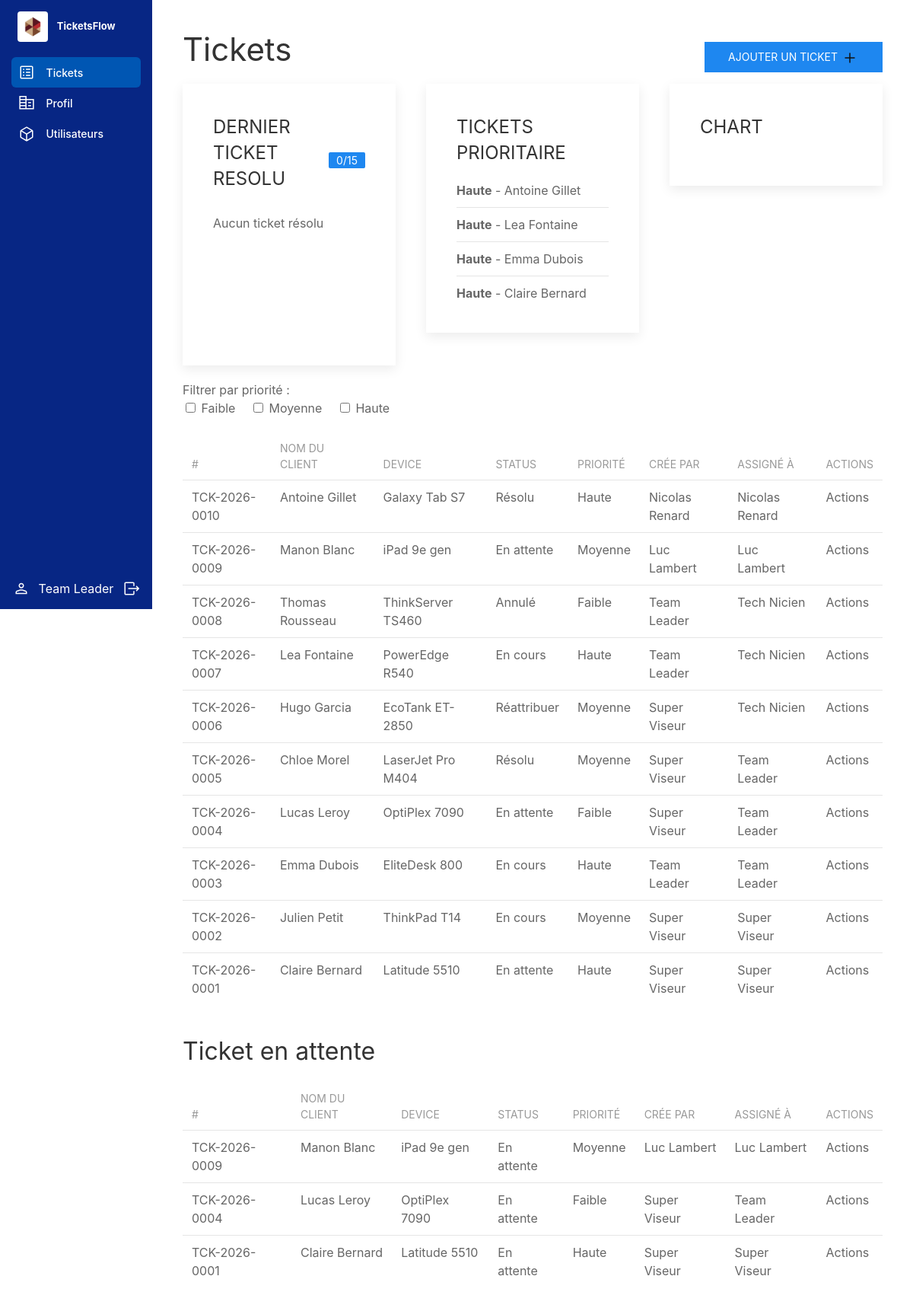
/views/index.php (signed in), run on the app's committed database.
### tables this page shows
create table if not exists tickets(
id_ticket int unsigned primary key auto_increment,
ticket_number varchar (100) not null,
client_id int unsigned,
device_id int unsigned,
status_id tinyint unsigned ,
priority_id tinyint unsigned ,
created_by int unsigned ,
assigned_to int unsigned,
foreign key (created_by) references users (id_user),
foreign key (assigned_to) references users (id_user),
foreign key (client_id) references clients (id_client),
foreign key (device_id) references devices (id_device),
foreign key (status_id) references `status` (id_status),
foreign key (priority_id) references priorities (id_priority)
);

create table if not exists priorities(
id_priority tinyint unsigned primary key auto_increment,
nom varchar(35) not null
);

create table if not exists devices (
id_device  int unsigned  key auto_increment,
model varchar (100) ,
serial_number varchar (100) ,
brand varchar (100) ,
type_id tinyint unsigned ,
client_id int unsigned ,
submission_date DateTime ,
retrieve_date DateTime ,
foreign key (client_id) references clients (id_client),
foreign key (type_id) references types (id_type)
);

create table if not exists `status`(
id_status tinyint unsigned primary key auto_increment,
nom varchar(35) not null
);

### views/add_ticket.php (called while the page is built, shortened)
<?php
require_once "../Controllers/PrioritiesController.php";
require_once "../Controllers/TicketController.php";
require_once "../models/Priority.php";
$tickets = TicketController::getTickets();
?>

### DAO/ticketDAO.php (called while the page is built, shortened)
<?php
class TicketDAO
{
	public static function getTickets()
	{
		$con = MONPDO::getPDO();
		$requete = "SELECT
			t.id_ticket,
			t.ticket_number,
			t.client_id,
			t.device_id,
			t.status_id,
			t.priority_id,
			t.created_by,
			t.assigned_to,
			c.fname AS client_fname,
			c.lname AS client_lname,
			d.model AS device_model,
			s.nom AS status,
			p.nom AS priority,
			u.fname AS created_by_fname,
			u.lname AS created_by_lname,
			ua.fname AS assigned_to_fname,
			ua.lname AS assigned_to_lname
		FROM tickets t
			LEFT JOIN clients c ON t.client_id = c.id_client
			LEFT JOIN devices d ON t.device_id = d.id_device
			LEFT JOIN status s ON t.status_id = s.id_status
			LEFT JOIN priorities p ON t.priority_id = p.id_priority
			LEFT JOIN users u ON t.created_by = u.id_user
			LEFT JOIN users ua ON t.assigned_to = ua.id_user
		ORDER BY t.id_ticket DESC";
		$stmt = $con->prepare($requete);
		$stmt->execute();
		return $stmt->fetchAll(PDO::FETCH_ASSOC);
	}
}

### Controllers/TicketController.php (called while the page is built, shortened)
<?php
require_once "../DAO/TicketDAO.php";
require_once __DIR__ . "/../models/Ticket.php";
class TicketController
{
	public static function getTickets()
	{
		$ticketsObjet = [];
		$tickets = TicketDAO::getTickets();
		foreach ($tickets as $ticket) {
			$ticketsObjet[] = new Ticket(
				$ticket["ticket_number"],
				trim($ticket["client_fname"] . " " . $ticket["client_lname"]),
				$ticket["device_model"],
				$ticket["status"],
				$ticket["priority"],
				trim($ticket["created_by_fname"] . " " . $ticket["created_by_lname"]),
				trim($ticket["assigned_to_fname"] . " " . $ticket["assigned_to_lname"]),
				$ticket["id_ticket"] ?? null,
			);
		}
		return $ticketsObjet;
	}
}

### models/Ticket.php (called while the page is built, shortened)
<?php
class Ticket
{
	private $ticket_number;
	private $client_name;
	private $device_name;
	private $status_name;
	private $priority_name;
	private $created_by;
	private $assigned_to;
	public function __construct($ticket_number, $client_name, $device_name, $status_name, $priority_name, $created_by, $assigned_to, $id_ticket = null)
	{
		$this->ticket_number = $ticket_number;
		$this->client_name = $client_name;
		$this->device_name = $device_name;
		$this->status_name = $status_name;
		$this->priority_name = $priority_name;
		$this->created_by = $created_by;
		$this->assigned_to = $assigned_to;
	}
	public function getTicketNumber()
	{
		return $this->ticket_number;
	}
	public function getClientName()
	{
		return $this->client_name;
	}
	public function getDeviceName()
	{
		return $this->device_name;
	}
	public function getStatusName()
	{
		return $this->status_name;
	}
	public function getPriorityName()
	{
		return $this->priority_name;
	}
	public function getCreatedBy()
	{
		return $this->created_by;
	}
	public function getAssignedTo()
	{
		return $this->assigned_to;
	}
}

### DAO/PrioritiesDAO.php (called while the page is built, shortened)
<?php
class PrioritiesDAO
{
	public static function getPriorities()
	{
		$con = MONPDO::getPDO();
		$requete = "SELECT id_priority, nom
                    FROM priorities";
		$stmt = $con->prepare($requete);
		$stmt->execute();
		return $stmt->fetchAll(PDO::FETCH_ASSOC);
	}
}

### Controllers/PrioritiesController.php (called while the page is built, shortened)
<?php
require_once "../DAO/PrioritiesDAO.php";
require_once __DIR__ . "/../models/Priority.php";
class PrioritiesController
{
	static function getPriorities()
	{
		$prioritiesObjet = [];
		$priorities = PrioritiesDAO::getPriorities();
		foreach ($priorities as $priority) {
			$prioritiesObjet[] = new Priorities($priority["nom"], $priority["id_priority"]);
		}
		return $prioritiesObjet;
	}
}

### models/Priority.php (called while the page is built, shortened)
<?php
class Priorities
{
	private $name;
	public function __construct($name, $id_priority = null)
	{
		$this->name = $name;
	}
	public function getPrioritiesName()
	{
		return $this->name;
	}
}

### views/index.php (the view, shortened to what this page needs)
<?php
require_once "../Controllers/TicketController.php";
require_once "../models/Ticket.php";
require_once "../Controllers/PrioritiesController.php";
require_once "../models/Priority.php";
$priorities = PrioritiesController::getPriorities();
if ($_SESSION["user_role"] === "Superviseur" || $_SESSION["user_role"] === "Team Leader") {
	$allTickets = TicketController::getTickets();
} else {
	$allTickets = TicketController::getTicketsByAssigned($_SESSION["id_user"]);
}
$priorityNames = array_map(function ($priority) {
	return $priority->getPrioritiesName();
}, $priorities);
$selectedPriorities = isset($_GET["priority"]) ? (array) $_GET["priority"] : [];
$selectedPriorities = array_filter($selectedPriorities);
?>
<!DOCTYPE html>
<html lang="fr">
<head>
    <link rel="stylesheet" href="../public/css/uikit.min.css" />
    <link rel="stylesheet" href="style.css">
</head>
	<body>
		<div class="uk-grid-collapse" uk-grid>
			<div class="uk-width-1-6 uk-padding-small uk-visible@m uk-flex uk-flex-column uk-flex-between apk-left-menu">
    			<?php include "navbar.php"; ?>
			</div>
					<div class="uk-width-auto uk-padding-small uk-flex uk-flex-column uk-flex-between apk-left-menu"><?php include "navbar.php"; ?></div>
			<div class="uk-width-expand uk-padding">
				<div class="uk-flex uk-flex-middle uk-flex-between">
					<h1>Tickets</h1>
					<button class="uk-button uk-button-primary" uk-toggle="target: #modal-add-ticket">Ajouter un ticket <img src="../public/img/add.svg" alt="ajouter"></button>
					<?php include "add_ticket.php"; ?>
				</div>
				<div uk-grid class="uk-grid uk-child-width-1-1 uk-child-width-1-3@m" uk-height-match="target: div>div>.uk-list">
					<div>
						<?php
      $ticketsResolus = array_filter($allTickets, function ($ticket) {
      	return strtolower($ticket->getStatusName()) === "resolu";
      });
      $nbResolus = count($ticketsResolus);
      usort($ticketsResolus, function ($a, $b) {
      	return $b->getIdTicket() <=> $a->getIdTicket();
      });
      $lastResolus = array_slice($ticketsResolus, 0, 4);
      ?>
						<div class="uk-card uk-card-default uk-card-body uk-margin-bottom">
							<div class="uk-flex uk-flex-between uk-flex-middle">
								<h3 class="uk-card-title">DERNIER TICKET RESOLU</h3>
								<span class="uk-label"><?= $nbResolus ?>/15</span>
							</div>
							<ul class="uk-list uk-list-divider uk-margin-small-top">
								<?php if (empty($lastResolus)): ?>
									<li>Aucun ticket résolu</li>
								<?php endif; ?>
							</ul>
						</div>
					</div>
					<div>
						<?php
      $ticketsHaute = array_filter($allTickets, function ($ticket) {
      	return strtolower($ticket->getPriorityName()) === "haute";
      });
      usort($ticketsHaute, function ($a, $b) {
      	return $b->getIdTicket() <=> $a->getIdTicket();
      });
      $lastHaute = array_slice($ticketsHaute, 0, 4);
      ?>
						<div class="uk-card uk-card-default uk-card-body uk-margin-bottom">
							<h3 class="uk-card-title">TICKETS PRIORITAIRE</h3>
							<ul class="uk-list uk-list-divider uk-margin-small-top">
								<?php if (empty($lastHaute)): ?>
									<li>Aucun ticket haute priorité</li>
								<?php else: ?>
									<?php foreach ($lastHaute as $ticket): ?>
										<li>
											<span class="uk-text-bold"><?= $ticket->getPriorityName() ?></span>
											-
											<span><?= $ticket->getClientName() ?></span>
										</li>
									<?php endforeach; ?>
								<?php endif; ?>
							</ul>
						</div>
					</div>
					<div>
						<div class="uk-card uk-card-default uk-card-body uk-margin-bottom">
							<h3 class="uk-card-title">CHART</h3>
						</div>
					</div>
				</div>
				<form method="get" id="priorityFilterForm" style="margin-bottom: 20px;">
					<label>Filtrer par priorité :</label><br>
					<?php foreach ($priorityNames as $name): ?>
						<label style="margin-right: 15px;">
							<input type="checkbox" name="priority[]" value="<?= htmlspecialchars($name) ?>"
								<?= in_array($name, $selectedPriorities) ? "checked" : "" ?>
								onchange="document.getElementById('priorityFilterForm').submit();"
							>
							<?= htmlspecialchars($name) ?>
						</label>
					<?php endforeach; ?>
				</form>
				<div class="uk-overflow-auto">
				    <table class="uk-table uk-table-small uk-table-divider">
				        <thead>
				            <tr>
				                <th>#</th>
				                <th>Nom du client</th>
				                <th>Device</th>
				                <th>Status</th>
				                <th>Priorité</th>
				                <th>Crée par</th>
				                <th>Assigné à</th>
				                <th>Actions</th>
				            </tr>
				        </thead>
				        <tbody>
							<?php if (empty($tickets)): ?>
								<tr>
									<td colspan="8">Aucun ticket pour cette priorité</td>
								</tr>
							<?php else: ?>
								<?php foreach ($tickets as $ticket): ?>
								<tr>
									<td><?= $ticket->getTicketNumber() ?></td>
									<td><?= $ticket->getClientName() ?></td>
									<td><?= $ticket->getDeviceName() ?></td>
									<td><?= $ticket->getStatusName() ?></td>
									<td><?= $ticket->getPriorityName() ?></td>
									<td><?= $ticket->getCreatedBy() ?></td>
									<td><?= $ticket->getAssignedTo() ?></td>
									<td>Actions</td>
								</tr>
								<?php endforeach; ?>
							<?php endif; ?>
				        </tbody>
				    </table>
				</div>
				<?php if ($_SESSION["user_role"] === "Superviseur" || $_SESSION["user_role"] === "Team Leader"): ?>
				<h2>Ticket en attente</h2>
				<div class="uk-overflow-auto">
				    <table class="uk-table uk-table-small uk-table-divider">
				        <thead>
				            <tr>
				                <th>#</th>
				                <th>Nom du client</th>
				                <th>Device</th>
				                <th>Status</th>
				                <th>Priorité</th>
				                <th>Crée par</th>
				                <th>Assigné à</th>
				                <th>Actions</th>
				            </tr>
				        </thead>
				        <tbody>
							<?php $ticketsEnAttente = array_filter($allTickets, function ($ticket) {
       	return strtolower($ticket->getStatusName()) === "en attente";
       }); ?>
							<?php if (empty($ticketsEnAttente)): ?>
								<tr>
									<td colspan="8">Pas de ticket en attente</td>
								</tr>
							<?php else: ?>
								<?php foreach ($ticketsEnAttente as $ticket): ?>
								<tr>
									<td><?= $ticket->getTicketNumber() ?></td>
									<td><?= $ticket->getClientName() ?></td>
									<td><?= $ticket->getDeviceName() ?></td>
									<td><?= $ticket->getStatusName() ?></td>
									<td><?= $ticket->getPriorityName() ?></td>
									<td><?= $ticket->getCreatedBy() ?></td>
									<td><?= $ticket->getAssignedTo() ?></td>
									<td>Actions</td>
								</tr>
								<?php endforeach; ?>
							<?php endif; ?>
				        </tbody>
				    </table>
				</div>
				<?php endif; ?>
			</div>
		</div>
	</body>
</html>

### data on the page
tickets: priority.nom "Haute", ClientName "Antoine Gillet", ticket_number "TCK-2026-0010", device.model "Galaxy Tab S7", status.nom "Résolu", CreatedBy "Nicolas Renard", AssignedTo "Nicolas Renard"
tickets: priority.nom "Haute", ClientName "Lea Fontaine", ticket_number "TCK-2026-0007", device.model "PowerEdge R540", status.nom "En cours", CreatedBy "Team Leader", AssignedTo "Tech Nicien"
tickets: priority.nom "Haute", ClientName "Emma Dubois", ticket_number "TCK-2026-0003", device.model "EliteDesk 800", status.nom "En cours", CreatedBy "Team Leader", AssignedTo "Team Leader"
tickets: priority.nom "Haute", ClientName "Claire Bernard", ticket_number "TCK-2026-0001", device.model "Latitude 5510", status.nom "En attente", CreatedBy "Super Viseur", AssignedTo "Super Viseur"
tickets: ticket_number "TCK-2026-0009", ClientName "Manon Blanc", device.model "iPad 9e gen", status.nom "En attente", priority.nom "Moyenne", CreatedBy "Luc Lambert", AssignedTo "Luc Lambert"
tickets: ticket_number "TCK-2026-0008", ClientName "Thomas Rousseau", device.model "ThinkServer TS460", status.nom "Annulé", priority.nom "Faible", CreatedBy "Team Leader", AssignedTo "Tech Nicien"
tickets: ticket_number "TCK-2026-0006", ClientName "Hugo Garcia", device.model "EcoTank ET-2850", status.nom "Réattribuer", priority.nom "Moyenne", CreatedBy "Super Viseur", AssignedTo "Tech Nicien"
tickets: ticket_number "TCK-2026-0005", ClientName "Chloe Morel", device.model "LaserJet Pro M404", status.nom "Résolu", priority.nom "Moyenne", CreatedBy "Super Viseur", AssignedTo "Team Leader"
tickets: ticket_number "TCK-2026-0004", ClientName "Lucas Leroy", device.model "OptiPlex 7090", status.nom "En attente", priority.nom "Faible", CreatedBy "Super Viseur", AssignedTo "Team Leader"
tickets: ticket_number "TCK-2026-0002", ClientName "Julien Petit", device.model "ThinkPad T14", status.nom "En cours", priority.nom "Moyenne", CreatedBy "Super Viseur", AssignedTo "Super Viseur"

### other printed values
$_SESSION["user_fname"] "Team"
$_SESSION["user_lname"] "Leader"
$nbResolus "0"
$name "Faible"
$name "Moyenne"
$name "Haute"
